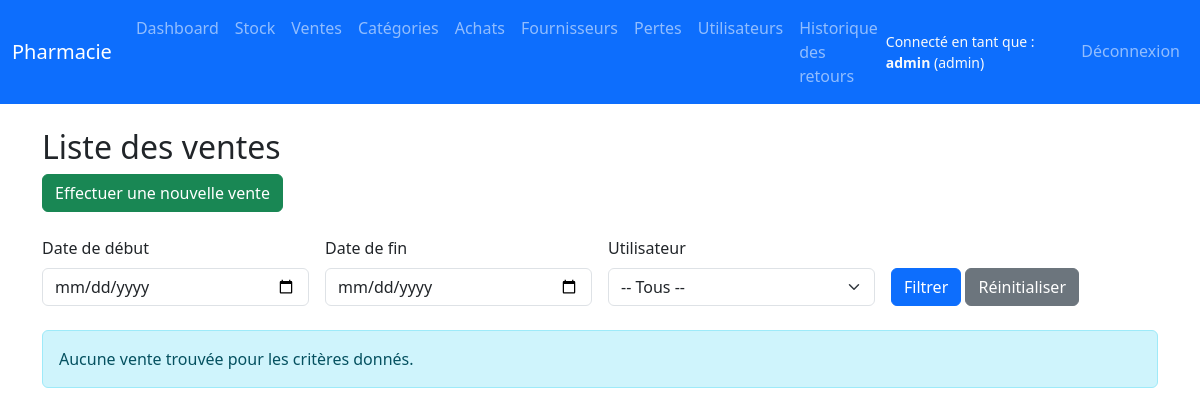
Before: /sales/list (signed in) with the older database file.
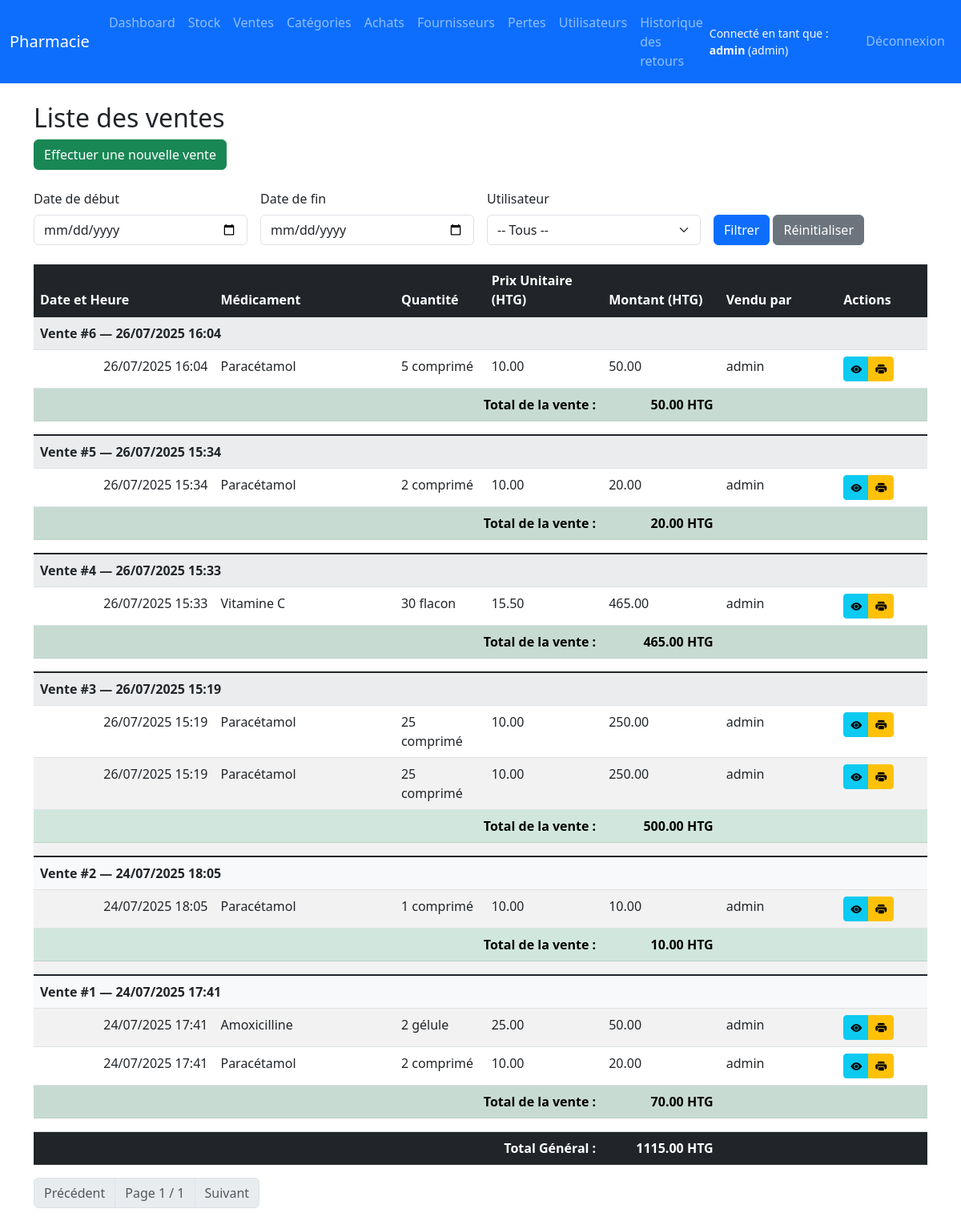
After: the same page with the newer database file.
### app/models.py (models this page shows, shortened)
class User(UserMixin, db.Model):
    id = db.Column(db.Integer, primary_key=True)
    username = db.Column(db.String(80), unique=True, nullable=False)
    password = db.Column(db.String(200), nullable=False)
    role = db.Column(db.String(20), nullable=False)  # admin, pharmacien, vendeur...
    is_active = db.Column(db.Boolean, default=True)
    sales = db.relationship('Sale', back_populates='user')

class Sale(db.Model):
    id = db.Column(db.Integer, primary_key=True)
    user_id = db.Column(db.Integer, db.ForeignKey('user.id'))
    date = db.Column(db.DateTime, default=datetime.utcnow)
    user = db.relationship('User', back_populates='sales')
    items = db.relationship('SaleItem', back_populates='sale', cascade='all, delete-orphan')
    @property
    def total_amount(self):
        return sum(item.total_price for item in self.items)

class SaleItem(db.Model):
    id = db.Column(db.Integer, primary_key=True)
    sale_id = db.Column(db.Integer, db.ForeignKey('sale.id'), nullable=False)
    drug_id = db.Column(db.Integer, db.ForeignKey('drug.id'), nullable=False)
    quantity = db.Column(db.Integer, nullable=False)
    unit_price = db.Column(db.Float, nullable=False)
    sale = db.relationship('Sale', back_populates='items')
    drug = db.relationship('Drug')
    @property
    def total_price(self):
        return self.quantity * self.unit_price

class Drug(db.Model):
    id = db.Column(db.Integer, primary_key=True)
    name = db.Column(db.String(100), nullable=False)
    unit = db.Column(db.String(30))  # comprimé, flacon, etc.
    price = db.Column(db.Float, nullable=False)
    expiration_date = db.Column(db.Date, nullable=False)
    commentaire = db.Column(db.Text, nullable=True)
    category_id = db.Column(db.Integer, db.ForeignKey('category.id'), nullable=True)
    category = db.relationship('Category', back_populates='drugs')
    sales = db.relationship('SaleItem', back_populates='drug')
    losses = db.relationship('LossRecord', back_populates='drug')
    purchase_items = db.relationship('PurchaseItem', back_populates='drug')

### app/routes/sale.py (the view)
@bp.route('/list')
@login_required
def list_sales():
    page = request.args.get('page', 1, type=int)
    search = request.args.get('search', '', type=str)
    start_date = request.args.get('start_date', '', type=str)
    end_date = request.args.get('end_date', '', type=str)
    user_id = request.args.get('user_id', type=int)
    query = Sale.query.options(joinedload(Sale.user)).join(Sale.user)
    if user_id:
        query = query.filter(Sale.user_id == user_id)
    if search:
        query = query.join(Sale.items).join(SaleItem.drug)
        query = query.filter(Drug.name.ilike(f"%{search}%"))
    if start_date:
        try:
            start = datetime.strptime(start_date, "%Y-%m-%d")
            query = query.filter(Sale.date >= start)
        except ValueError:
            flash("Format de date invalide (début)", "warning")
    if end_date:
        try:
            end = datetime.strptime(end_date, "%Y-%m-%d")
            query = query.filter(Sale.date <= end)
        except ValueError:
            flash("Format de date invalide (fin)", "warning")
    sales = query.order_by(Sale.date.desc()).paginate(page=page, per_page=10)
    users = User.query.order_by(User.username).all()
    total_sales = sum(sale.total_amount for sale in sales.items)
    return render_template('sales/list.html',
                           sales=sales,
                           users=users,
                           user_id=user_id,
                           search=search,
                           total_sales=total_sales,
                           start_date=start_date,
                           end_date=end_date)

### app/routes/auth.py (called while the page is built)
@login_manager.user_loader
def load_user(user_id):
    return User.query.get(int(user_id))

### app/templates/sales/list.html (shortened to what the changed rows need)
{% extends 'base.html' %}
{% block content %}
<h2>Liste des ventes</h2>
<a href="{{ url_for('sale.new_sale') }}" class="btn btn-success mb-4">Effectuer une nouvelle vente</a>
<form method="get" class="row g-3 align-items-end mb-4">
    <div class="col-md-3">
    </div>
    <div class="col-md-3">
    </div>
    <div class="col-md-3">
    </div>
    <div class="col-md-3">
    </div>
</form>
{% if sales.items %}
<table class="table table-striped table-hover">
    <thead class="table-dark">
        <tr>
            <th style="width: 200px;">Date et Heure</th>
            <th style="width: 200px;">Médicament</th>
            <th style="width: 100px;">Quantité</th>
            <th style="width: 130px;">Prix Unitaire (HTG)</th>
            <th style="width: 130px;">Montant (HTG)</th>
            <th style="width: 130px;">Vendu par</th>
            <th style="width: 100px;">Actions</th>
        </tr>
    </thead>
    <tbody>
        {% for sale in sales.items %}
            <tr class="table-group-divider">
                <td colspan="7" class="bg-light fw-bold">
                    Vente #{{ sale.id }} — {{ sale.date.strftime("%d/%m/%Y %H:%M") }}
                </td>
            </tr>
            {% for item in sale.items %}
            <tr>
                <td class="text-end">{{ sale.date.strftime("%d/%m/%Y %H:%M") }}</td>
                <td>{{ item.drug.name }}</td>
                <td>{{ item.quantity }} {{ item.drug.unit }}</td>
                <td>{{ "%.2f"|format(item.unit_price) }}</td>
                <td>{{ "%.2f"|format(item.total_price) }}</td>
                <td>{{ sale.user.username }}</td>
                <td>
                    <div class="btn-group btn-group-sm">
                        <a href="{{ url_for('sale.history', sale_id=sale.id) }}" class="btn btn-info" title="Voir les détails">
                            <i class="bi bi-eye-fill"></i>
                        </a>
                        <a href="{{ url_for('sale.sale_receipt', sale_id=sale.id) }}" class="btn btn-warning" title="Réimprimer" target="_blank">
                            <i class="bi bi-printer-fill"></i>
                        </a>
                    </div>
                </td>
            </tr>
            {% endfor %}
            <tr class="table-success fw-bold">
                <td colspan="4" class="text-end">Total de la vente :</td>
                <td class="text-end">{{ "%.2f"|format(sale.total_amount) }} HTG</td>
                <td colspan="2"></td>
            </tr>
            <tr><td colspan="7" style="height: 10px;"></td></tr>
        {% endfor %}
    </tbody>
    <tfoot>
        <tr class="table-dark fw-bold">
            <td colspan="4" class="text-end">Total Général :</td>
            <td class="text-end">{{ "%.2f"|format(total_sales) }} HTG</td>
            <td colspan="2"></td>
        </tr>
    </tfoot>
</table>
<nav>
    <ul class="pagination">
        {% if sales.has_prev %}
        <li class="page-item">
            <a class="page-link" href="{{ url_for('sale.list_sales', page=sales.prev_num, search=search, start_date=start_date, end_date=end_date) }}">Précédent</a>
        </li>
        {% else %}
        <li class="page-item disabled"><span class="page-link">Précédent</span></li>
        {% endif %}
        <li class="page-item disabled"><span class="page-link">Page {{ sales.page }} / {{ sales.pages }}</span></li>
        {% if sales.has_next %}
        <li class="page-item">
            <a class="page-link" href="{{ url_for('sale.list_sales', page=sales.next_num, search=search, start_date=start_date, end_date=end_date) }}">Suivant</a>
        </li>
        {% else %}
        <li class="page-item disabled"><span class="page-link">Suivant</span></li>
        {% endif %}
    </ul>
</nav>
{% else %}
<div class="alert alert-info">Aucune vente trouvée pour les critères donnés.</div>
{% endif %}
{% endblock %}

### app/templates/base.html (shortened to what this page needs)
<!DOCTYPE html>
<html lang="fr">
<head>
    <link href="https://cdn.jsdelivr.net/npm/bootstrap@5.3.0/dist/css/bootstrap.min.css" rel="stylesheet" />
    <link rel="stylesheet" href="https://cdn.jsdelivr.net/npm/bootstrap-icons@1.8.0/font/bootstrap-icons.css">
</head>
<body>
<nav class="navbar navbar-expand-lg navbar-dark bg-primary">
    <div class="container-fluid">
        <a class="navbar-brand" href="{{ url_for('dashboard.dashboard') }}">Pharmacie</a>
        <div class="collapse navbar-collapse" id="navMenu">
            {% if current_user.is_authenticated %}
            <ul class="navbar-nav me-auto mb-2 mb-lg-0">
                <li class="nav-item">
                    <a class="nav-link" href="{{ url_for('dashboard.dashboard') }}">Dashboard</a>
                </li>
                <li class="nav-item">
                    <a class="nav-link" href="{{ url_for('drug.list_drugs') }}">Stock</a>
                </li>
                <li class="nav-item">
                    <a class="nav-link" href="{{ url_for('sale.list_sales') }}">Ventes</a>
                </li>
                {% if current_user.role in ['admin', 'pharmacien'] %}
                <li class="nav-item">
                    <a class="nav-link" href="{{ url_for('category.list_categories') }}">Catégories</a>
                </li>
                <li class="nav-item">
                    <a class="nav-link" href="{{ url_for('purchase.list_purchases') }}">Achats</a>
                </li>
                <li class="nav-item">
                    <a class="nav-link" href="{{ url_for('supplier.list_suppliers') }}">Fournisseurs</a>
                </li>
                <li class="nav-item">
                    <a class="nav-link" href="{{ url_for('drug.list_losses') }}">Pertes</a>
                </li>
                {% endif %}
                {% if current_user.role == 'admin' %}
                <li class="nav-item">
                    <a class="nav-link" href="{{ url_for('admin.list_users') }}">Utilisateurs</a>
                </li>
                <li class="nav-item"><a class="nav-link" href="{{ url_for('sale.list_returns') }}"> Historique des retours</a></li>
                {% endif %}
            </ul>
            <ul class="navbar-nav ms-auto">
                <li class="nav-item d-flex align-items-center me-3">
                    <small class="text-light">
                        Connecté en tant que : <strong>{{ current_user.username }}</strong> ({{ current_user.role }})
                    </small>
                </li>
                <li class="nav-item">
                    <a class="nav-link" href="{{ url_for('auth.logout') }}">Déconnexion</a>
                </li>
            </ul>
            {% endif %}
        </div>
    </div>
</nav>
<div class="container mt-4">
    {% block content %}{% endblock %}
</div>
</body>
</html>

Changed rows visible on the page:
added Sale: id "6", date "26/07/2025 16:04"
now on this page (row unchanged): SaleItem: drug.name "Paracétamol", quantity "5", drug.unit "comprimé", unit_price "10.00", total_price "50.00", {{ sale.user.username }} "admin", total_amount "50.00", shown under "6"
added Sale: id "5", date "26/07/2025 15:34"
now on this page (row unchanged): SaleItem: drug.name "Paracétamol", quantity "2", drug.unit "comprimé", unit_price "10.00", total_price "20.00", {{ sale.user.username }} "admin", total_amount "20.00", shown under "5"
added Sale: id "4", date "26/07/2025 15:33"
now on this page (row unchanged): SaleItem: drug.name "Vitamine C", quantity "30", drug.unit "flacon", unit_price "15.50", total_price "465.00", {{ sale.user.username }} "admin", total_amount "465.00", shown under "4"
added Sale: id "3", date "26/07/2025 15:19"
now on this page (row unchanged): SaleItem: drug.name "Paracétamol", quantity "25", drug.unit "comprimé", unit_price "10.00", total_price "250.00", {{ sale.user.username }} "admin", total_amount "500.00", shown under "3"
now on this page (row unchanged): SaleItem: drug.name "Paracétamol", quantity "25", drug.unit "comprimé", unit_price "10.00", total_price "250.00", {{ sale.user.username }} "admin", shown under "3"
added Sale: id "2", date "24/07/2025 18:05"
now on this page (row unchanged): SaleItem: drug.name "Paracétamol", quantity "1", drug.unit "comprimé", unit_price "10.00", total_price "10.00", {{ sale.user.username }} "admin", total_amount "10.00", shown under "2"
added Sale: id "1", date "24/07/2025 17:41"
now on this page (row unchanged): SaleItem: drug.name "Amoxicilline", quantity "2", drug.unit "gélule", unit_price "25.00", total_price "50.00", {{ sale.user.username }} "admin", total_amount "70.00", shown under "1"
now on this page (row unchanged): SaleItem: drug.name "Paracétamol", quantity "2", drug.unit "comprimé", unit_price "10.00", total_price "20.00", {{ sale.user.username }} "admin", shown under "1"
Other visible differences:
{{ "%.2f"|format(total_sales) }}: (not shown) → "1115.00"
{{ sales.page }}: (not shown) → "1"
{{ sales.pages }}: (not shown) → "1"
text no longer shown: "Aucune vente trouvée pour les critères donnés."
text now shown: "Date et Heure Médicament Quantité Prix Unitaire (HTG) Montant (HTG) Vendu par Actions Total Général : HTG Précédent Page / Suivant"
